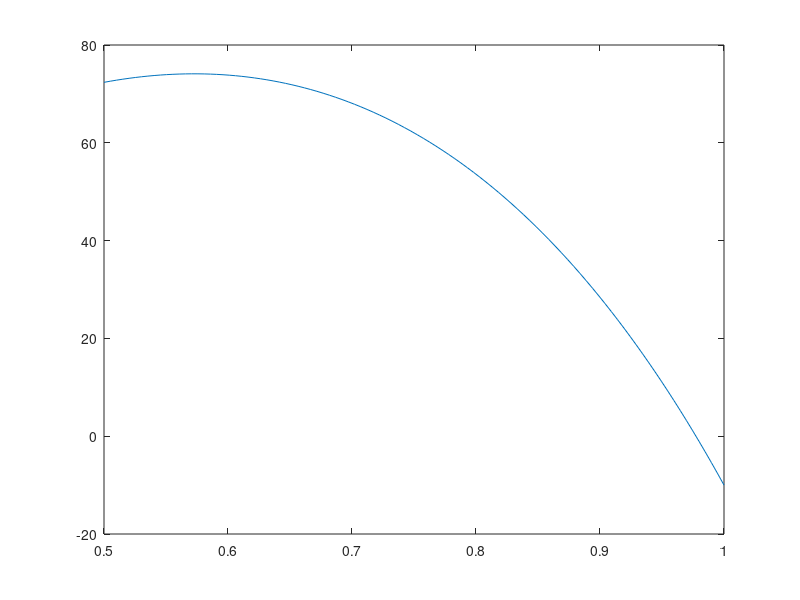

The MATLAB source for this figure: (Note: this script raises an error after producing the figure.)
%Inciso A
%Realizar un ajsute por minimos cuadrados para obtener A1 y A2

x1 = [0.0819 0.2192 0.3582 0.3831 0.5256 0.8478 0.9872]';
ge = [20 48.6 70.3 72.3 84.1 53.5 5.7]';
x2 = 1 - x1;
R = 1.987;
T = 328;
y=R.*T.*x1.*x2./(ge);
[p]= polyfit(x1,y,1);
A1 = 1/p(2)
A2 = (p(1)+1/A1)^-1


%Inciso b
%Armamos la funcion para obtener el exceso de energia en termimos del benceno
ener = @(x1)  (A1*A2*R*T*x1.*(1-x1))./(A1*x1+A2*(1-x1));
ener(0.3)

%Inciso c
%Obtener el error relativo, tomando nuestro ajuste como el valor exacto
error_rel = abs(ener(0.5)-80)/abs(ener(0.5))

%Inciso d
%Obtener la raiz de la funcion energia-10  para x1>0.5, para ello ploteamos la funcion
%y vemos entre que valores pasa de positivo a negativo
ener_v2 = @(x1) ener(x1)-10;
xx1 = linspace(0.5,1,100);
plot(xx1,ener_v2(xx1));
%el intervalo para x1 es: [0.5 1]
[p,h,it] = Biseccion(ener_v2,0.5,1,1000,0.5e-5);
benceno=p
trimetrilpetano = 1-p
ener(p)
